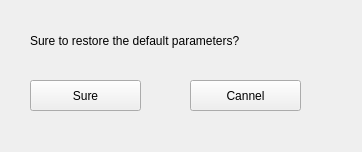
<?xml version="1.0" encoding="UTF-8"?>
<ui version="4.0">
 <class>ResetDeviceClass</class>
 <widget class="QWidget" name="ResetDeviceClass">
  <property name="geometry">
   <rect>
    <x>0</x>
    <y>0</y>
    <width>362</width>
    <height>152</height>
   </rect>
  </property>
  <property name="windowTitle">
   <string>ResetDevice</string>
  </property>
  <widget class="QPushButton" name="pushButton_sure">
   <property name="geometry">
    <rect>
     <x>30</x>
     <y>80</y>
     <width>111</width>
     <height>31</height>
    </rect>
   </property>
   <property name="text">
    <string>Sure</string>
   </property>
  </widget>
  <widget class="QLabel" name="label">
   <property name="geometry">
    <rect>
     <x>30</x>
     <y>20</y>
     <width>291</width>
     <height>41</height>
    </rect>
   </property>
   <property name="text">
    <string>Sure to restore the default parameters?</string>
   </property>
  </widget>
  <widget class="QPushButton" name="pushButton_cancel">
   <property name="geometry">
    <rect>
     <x>190</x>
     <y>80</y>
     <width>111</width>
     <height>31</height>
    </rect>
   </property>
   <property name="text">
    <string>Cannel</string>
   </property>
  </widget>
 </widget>
 <layoutdefault spacing="6" margin="11"/>
 <resources/>
 <connections/>
</ui>
